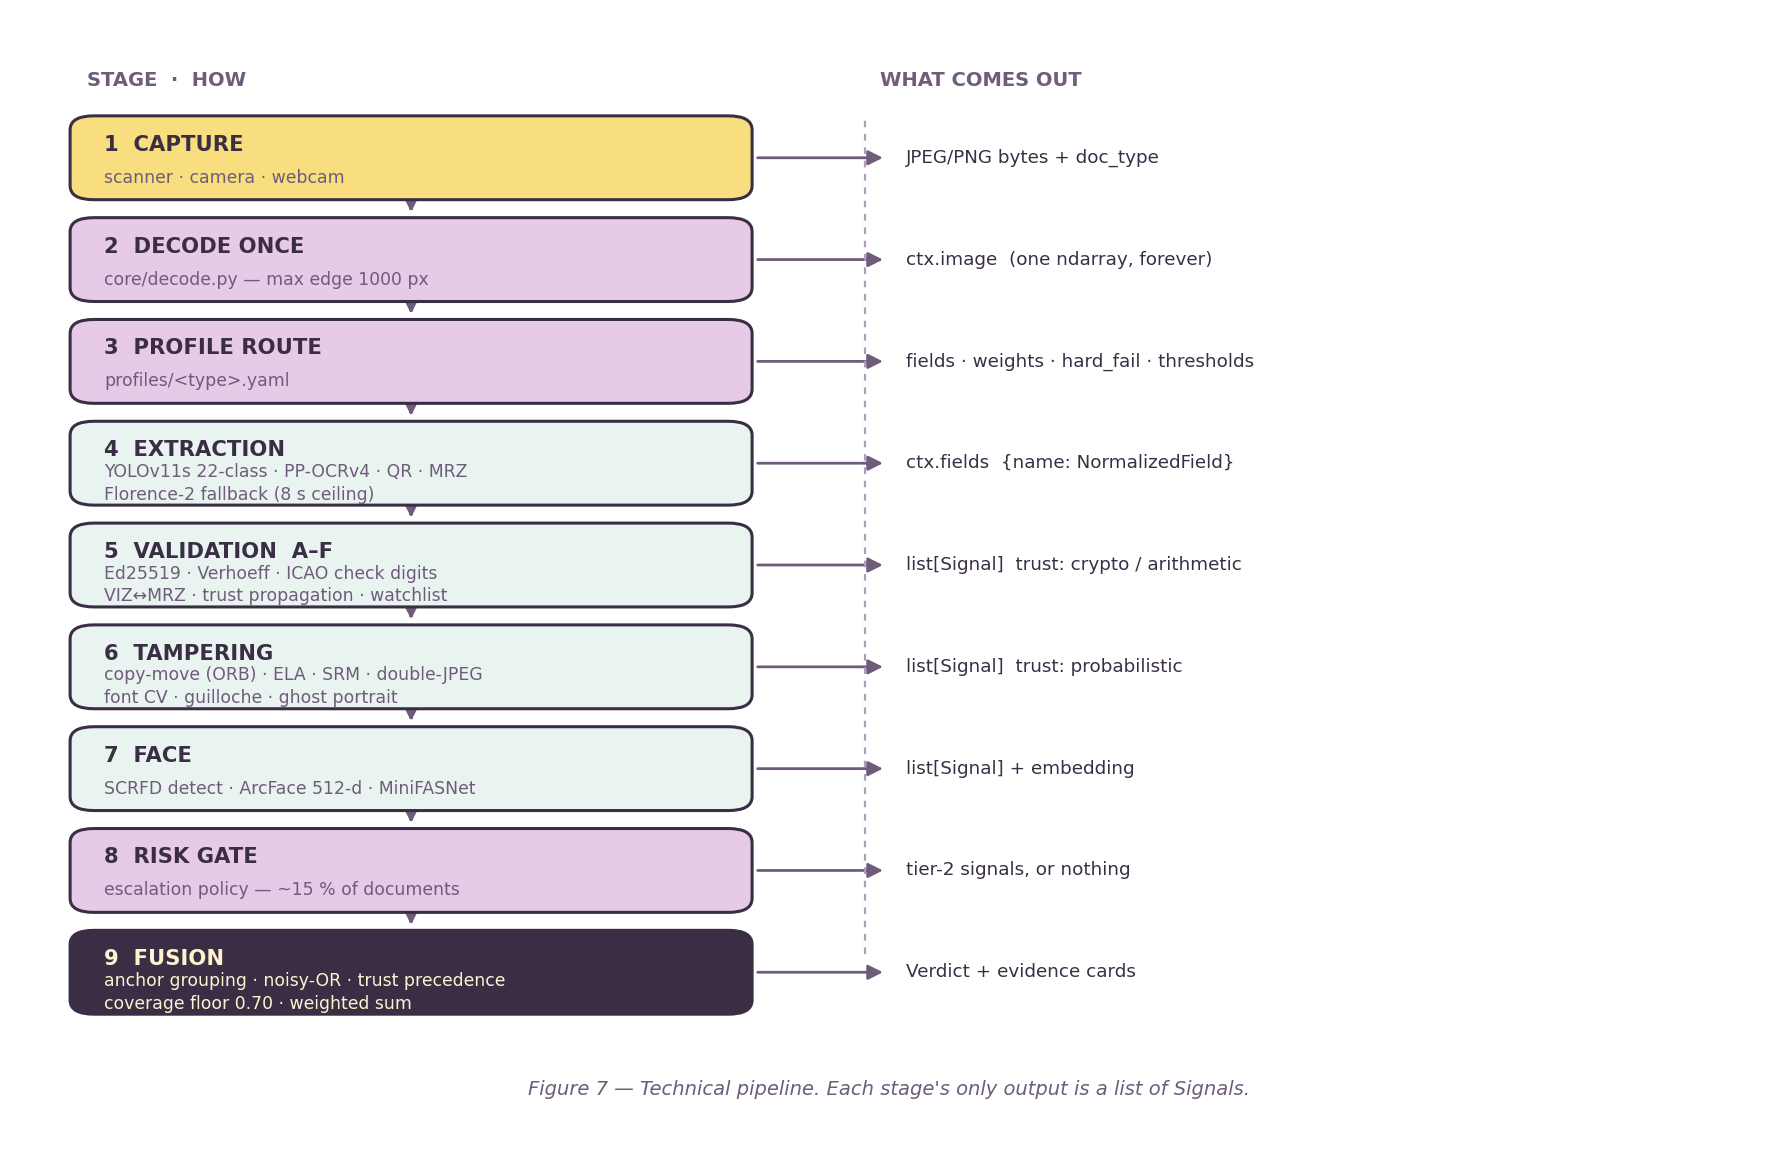

Reproduce this figure in Python.
import sys, os; sys.path.insert(0, os.path.dirname(os.path.abspath(__file__)))
from _style import *

fig, ax = canvas(11, 7.0, ylo=-8)

stages = [
    ("1  CAPTURE", "scanner · camera · webcam", "JPEG/PNG bytes + doc_type", GUILLOCHE),
    ("2  DECODE ONCE", "core/decode.py — max edge 1000 px", "ctx.image  (one ndarray, forever)", BLOOM),
    ("3  PROFILE ROUTE", "profiles/<type>.yaml", "fields · weights · hard_fail · thresholds", BLOOM),
    ("4  EXTRACTION", "YOLOv11s 22-class · PP-OCRv4 · QR · MRZ\nFlorence-2 fallback (8 s ceiling)", "ctx.fields  {name: NormalizedField}", "#e9f3ef"),
    ("5  VALIDATION  A–F", "Ed25519 · Verhoeff · ICAO check digits\nVIZ↔MRZ · trust propagation · watchlist", "list[Signal]  trust: crypto / arithmetic", "#e9f3ef"),
    ("6  TAMPERING", "copy-move (ORB) · ELA · SRM · double-JPEG\nfont CV · guilloche · ghost portrait", "list[Signal]  trust: probabilistic", "#e9f3ef"),
    ("7  FACE", "SCRFD detect · ArcFace 512-d · MiniFASNet", "list[Signal] + embedding", "#e9f3ef"),
    ("8  RISK GATE", "escalation policy — ~15 % of documents", "tier-2 signals, or nothing", BLOOM),
    ("9  FUSION", "anchor grouping · noisy-OR · trust precedence\ncoverage floor 0.70 · weighted sum", "Verdict + evidence cards", INTAGLIO),
]
y = 92
for i, (name, how, out, colour) in enumerate(stages):
    fg = PAPER if colour == INTAGLIO else INTAGLIO
    box(ax, 2, y - 8.4, 40, 8.4, "", fill=colour, edge=INTAGLIO if colour != INTAGLIO else INTAGLIO,
        lw=1.1, radius=1.4)
    ax.text(4, y - 2.9, name, fontsize=7.6, weight="bold", color=fg, va="center")
    ax.text(4, y - 6.2, how, fontsize=6.2, color=fg if colour == INTAGLIO else IRIS_INK,
            va="center", linespacing=1.35)
    arrow(ax, 42, y - 4.2, 50, y - 4.2, color=IRIS_INK, lw=1.0)
    ax.text(51, y - 4.2, out, fontsize=6.6, color=INTAGLIO, va="center", family="DejaVu Sans")
    if i < len(stages) - 1:
        arrow(ax, 22, y - 8.4, 22, y - 10.2)
    y -= 10.2

ax.plot([48.6, 48.6], [8, 92], color=IRIS, lw=0.8, ls=(0, (3, 3)))
ax.text(49.5, 95, "WHAT COMES OUT", fontsize=7, weight="bold", color=IRIS_INK)
ax.text(3, 95, "STAGE  ·  HOW", fontsize=7, weight="bold", color=IRIS_INK)

caption(ax, "Figure 7 — Technical pipeline. Each stage's only output is a list of Signals.", y=-6.5)
save(fig, "fig7_pipeline.png")
